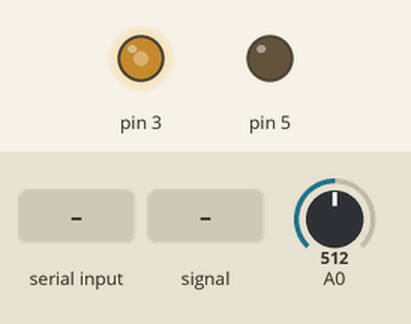
Bench run of a program on a simulated Arduino Uno, built with avr-gcc and run on an emulated ATmega328P. Shown: output pins drawn as LEDs (lit = HIGH). Inputs (shaded band) come from the test bench; at power-on: A0 = 512.

Above: at 1.2 s.
1.3 s: "1" received over Serial
At 2.5 s:
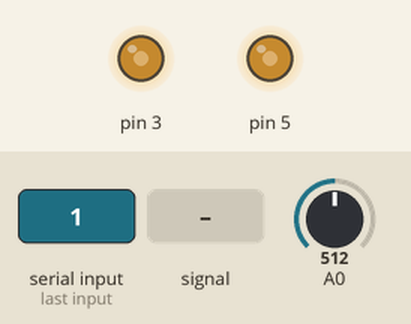
2.8 s: A0 set to 716
At 3.5 s:
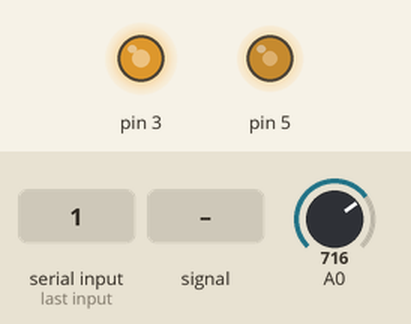
4.3 s: A0 set to 900
At 4.7 s:
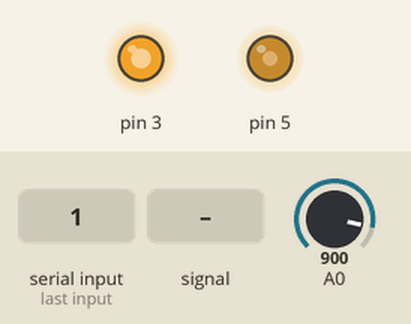
5.8 s: A0 fed a 200 Hz sine of ±81 counts around its level
Timing chart, 0 to 7.4 s (numbered marks = the images above; inputs shaded):
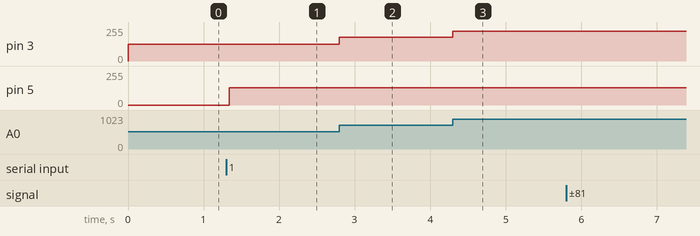

The program:

main.cpp
```cpp
#include <Arduino.h>
#include "TimerInterrupt.h"
#include "ISR_Timer.h"

/*---------------Module Function Prototypes-----------------*/
void checkGlobalEvents(void);
unsigned char TestForKey(void);
void RespToKey(void);

/*---------------Module Variables---------------------------*/
bool toggle = HIGH;

/*----------------------Main Functions----------------------*/

void setup() {
  // put your setup code here, to run once:
  Serial.begin(9600);

  pinMode(3, OUTPUT);
  pinMode(5, OUTPUT);
  analogWrite(3, map(analogRead(0),0,1023,0,255));
}

void loop() {
  checkGlobalEvents();
  analogWrite(3, map(analogRead(0),0,1023,0,255));
}

/*----------------Module Functions--------------------------*/

void checkGlobalEvents(void) {
  if (TestForKey()) RespToKey();
}

uint8_t TestForKey(void) {
  uint8_t KeyEventOccurred;
  KeyEventOccurred = Serial.available();
  return KeyEventOccurred;
}

void RespToKey(void) {
  toggle = !toggle;
  digitalWrite(5,toggle);
}
```

Measured:
- after the input at 1.3 s, pin 5: 0/255 → 128/255 at once
- after the input at 2.8 s, pin 3: 127/255 → 178/255 at once
- after the input at 4.3 s, pin 3: 178/255 → 224/255 at once
